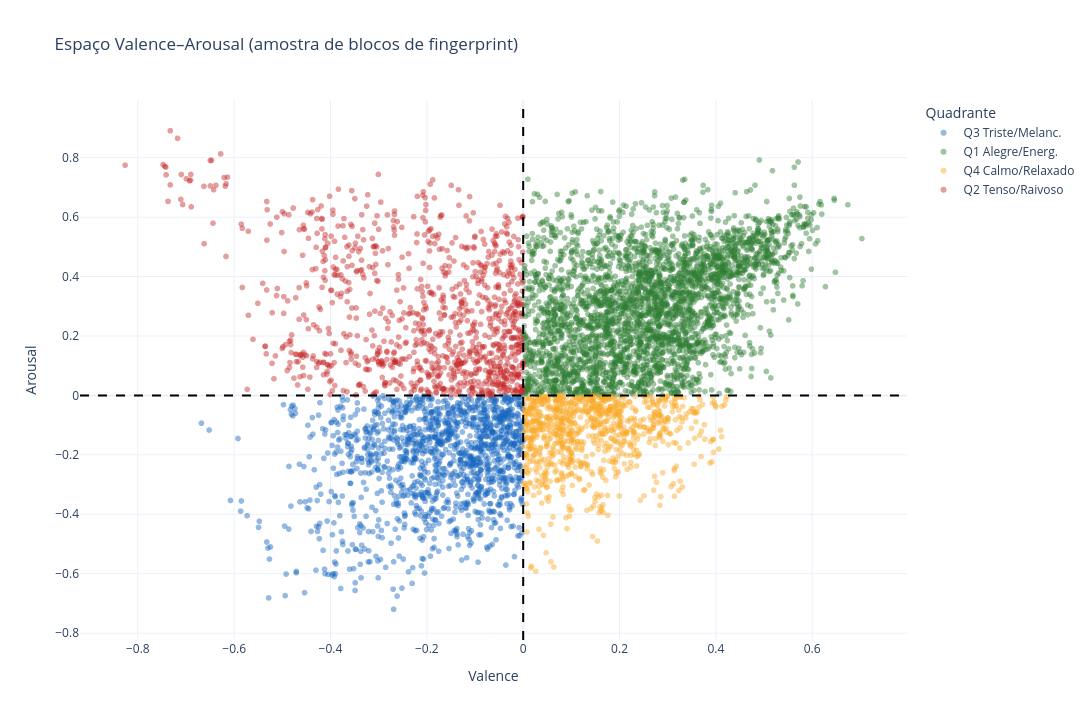

Source (notebook cell):
### Code cell
# Espaço Valence–Arousal com quadrantes
sample_va = safe_sample(df, max_rows=8000)
sample_va["short"] = sample_va[QUADRANT_COL].map(QUADRANT_SHORT)

fig = px.scatter(
    sample_va,
    x=VALENCE_COL, y=AROUSAL_COL,
    color="short",
    color_discrete_map={v: QUADRANT_COLOR_MAP.get(k, "#888") for k, v in QUADRANT_SHORT.items()},
    opacity=0.45,
    title="Espaço Valence–Arousal (amostra de blocos de fingerprint)",
)
fig.add_vline(x=VALENCE_THRESHOLD, line_dash="dash", line_color="black")
fig.add_hline(y=AROUSAL_THRESHOLD, line_dash="dash", line_color="black")
fig.update_layout(xaxis_title="Valence", yaxis_title="Arousal", legend_title="Quadrante")
save_fig(fig, "va_space_fingerprints")

### Figure 1 — Plotly figure (JSON) as saved in the notebook; plotly's stock layout.template omitted (floating-point values rounded to 4 significant figures; data arrays with more than 128 entries replaced by an {"elided": "..."} marker saying what was removed)
{"data": [{"hovertemplate": "short=Q3 Triste/Melanc.<br>valence=%{x}<br>arousal=%{y}<extra></extra>", "legendgroup": "Q3 Triste/Melanc.", "marker": {"color": "#1565C0", "opacity": 0.45, "symbol": "circle"}, "mode": "markers", "name": "Q3 Triste/Melanc.", "showlegend": true, "type": "scattergl", "x": {"elided": "1382 float values"}, "xaxis": "x", "y": {"elided": "1382 float values"}, "yaxis": "y"}, {"hovertemplate": "short=Q1 Alegre/Energ.<br>valence=%{x}<br>arousal=%{y}<extra></extra>", "legendgroup": "Q1 Alegre/Energ.", "marker": {"color": "#2E7D32", "opacity": 0.45, "symbol": "circle"}, "mode": "markers", "name": "Q1 Alegre/Energ.", "showlegend": true, "type": "scattergl", "x": {"elided": "3217 float values"}, "xaxis": "x", "y": {"elided": "3217 float values"}, "yaxis": "y"}, {"hovertemplate": "short=Q4 Calmo/Relaxado<br>valence=%{x}<br>arousal=%{y}<extra></extra>", "legendgroup": "Q4 Calmo/Relaxado", "marker": {"color": "#F9A825", "opacity": 0.45, "symbol": "circle"}, "mode": "markers", "name": "Q4 Calmo/Relaxado", "showlegend": true, "type": "scattergl", "x": {"elided": "888 float values"}, "xaxis": "x", "y": {"elided": "888 float values"}, "yaxis": "y"}, {"hovertemplate": "short=Q2 Tenso/Raivoso<br>valence=%{x}<br>arousal=%{y}<extra></extra>", "legendgroup": "Q2 Tenso/Raivoso", "marker": {"color": "#C62828", "opacity": 0.45, "symbol": "circle"}, "mode": "markers", "name": "Q2 Tenso/Raivoso", "showlegend": true, "type": "scattergl", "x": {"elided": "1019 float values"}, "xaxis": "x", "y": {"elided": "1019 float values"}, "yaxis": "y"}], "layout": {"height": 720, "legend": {"title": {"text": "Quadrante"}, "tracegroupgap": 0}, "shapes": [{"line": {"color": "black", "dash": "dash"}, "type": "line", "x0": 0, "x1": 0, "xref": "x", "y0": 0, "y1": 1, "yref": "y domain"}, {"line": {"color": "black", "dash": "dash"}, "type": "line", "x0": 0, "x1": 1, "xref": "x domain", "y0": 0, "y1": 0, "yref": "y"}], "title": {"text": "Espaço Valence–Arousal (amostra de blocos de fingerprint)"}, "width": 1200, "xaxis": {"anchor": "y", "domain": [0, 1], "title": {"text": "Valence"}}, "yaxis": {"anchor": "x", "domain": [0, 1], "title": {"text": "Arousal"}}}}
